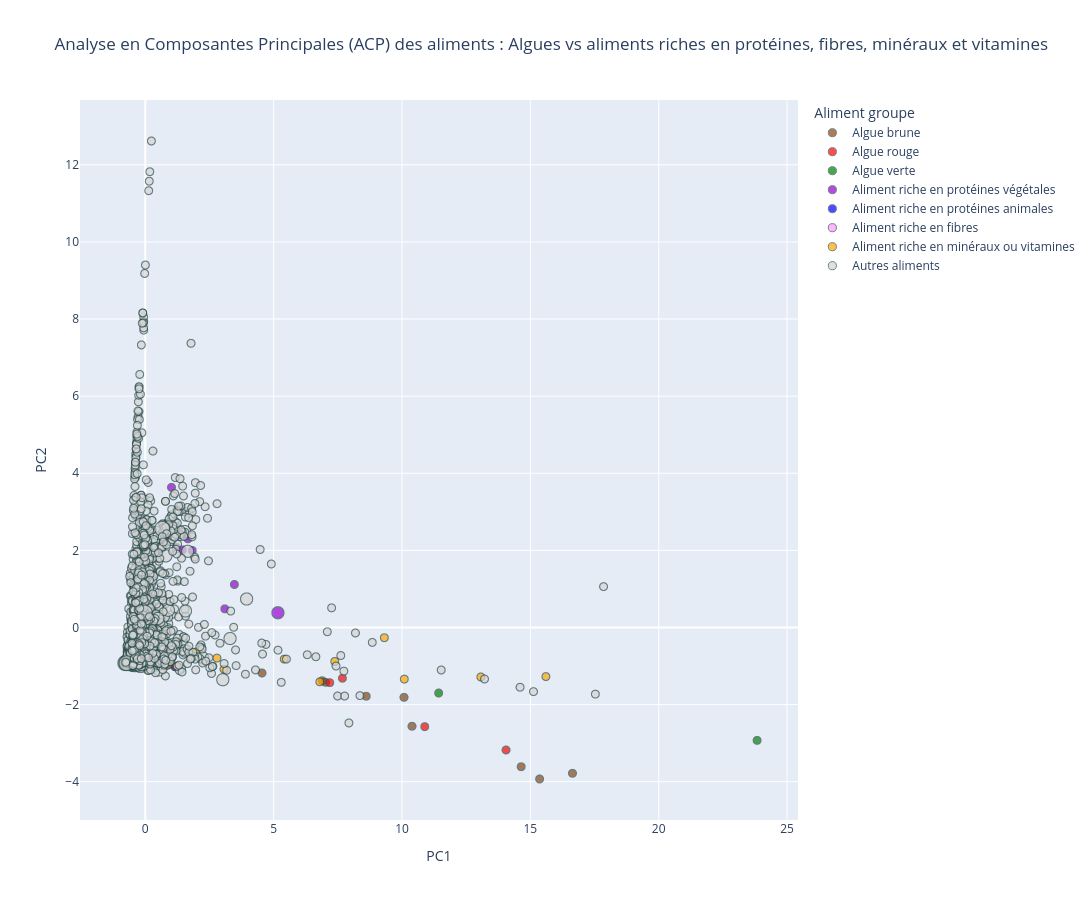

Notebook source saved alongside this figure:
### Markdown cell above
- PCA of ALL Foods
- highlighting SEAWEEDS (brown, red, green), Protein-rich foods (animal and plants + seaweeds) & Fibre-rich foods
- see legend for hightlight colors

### Code cell
import plotly.express as px
import pandas as pd

# Ensure boolean masks exist
pca_df['animal_protein'] = pca_df['alim_code'].isin(food_selection_animal_protein.keys())
pca_df['plant_protein']  = pca_df['alim_code'].isin(food_selection_plant_protein.keys())
pca_df['plant_protein']  = pca_df['alim_code'].isin(food_selection_plant_protein.keys())
pca_df['plant_fibre'] = pca_df['alim_code'].isin(food_selection_plant_fibre.keys())
pca_df['plant_min_vit'] = pca_df['alim_code'].isin(food_selection_plant_minerals_vitamins.keys())


pca_df['brown_seaweed'] = pca_df['alim_code'].isin(id_list_brown_seaweed)
pca_df['red_seaweed']   = pca_df['alim_code'].isin(id_list_red_seaweed)
pca_df['green_seaweed'] = pca_df['alim_code'].isin(id_list_green_seaweed)

# Combine all group labels into a single column for color
def assign_group(row):
    if row['brown_seaweed']:
        return 'Algue brune'
    elif row['red_seaweed']:
        return 'Algue rouge'
    elif row['green_seaweed']:
        return 'Algue verte'
    elif row['plant_protein']:
        return 'Aliment riche en protéines végétales'
    elif row['animal_protein']:
        return 'Aliment riche en protéines animales'
    elif row['plant_fibre']:
        return 'Aliment riche en fibres'
    elif row['plant_min_vit']:
        return 'Aliment riche en minéraux ou vitamines'
    else:
        return 'Autres aliments'

pca_df['Aliment groupe'] = pca_df.apply(assign_group, axis=1)

# Color map
color_map = {
    'Algue brune': 'saddlebrown',
    'Algue rouge': 'red',
    'Algue verte': 'green',
    'Aliment riche en protéines végétales': 'darkviolet',
    'Aliment riche en protéines animales': 'blue',
    'Aliment riche en protéines fibre': 'purple',
    'Aliment riche en minéraux ou vitamines': 'orange',
    'Autres aliments': 'lightgrey'
}

# Create interactive PCA plot
fig = px.scatter(
    pca_df,
    x='PC1',
    y='PC2',
    color='Aliment groupe',
    category_orders={    # add order to how names appear in legend
    'Aliment groupe': [
        'Algue brune',
        'Algue rouge',
        'Algue verte',
        'Aliment riche en protéines végétales',
        'Aliment riche en protéines animales',
        'Aliment riche en fibres',
        'Aliment riche en minéraux ou vitamines',
        'Autres aliments'
        ]
    },
    color_discrete_map=color_map,
    hover_name='seaweed_name_French',  # column name from df to use for food name on hover
    labels={'seaweed_name_French': 'Aliment'},  # change name of column as it appears when hovering
    title="Analyse en Composantes Principales (ACP) des aliments : Algues vs aliments riches en protéines, fibres, minéraux et vitamines"
)

fig.update_layout(width=1200, height=900) # make plot bigger

# Make markers bigger for seaweeds and proteins
marker_sizes = []
for g in pca_df['Aliment groupe']:
    if g in ['Algue brune', 'Algue rouge', 'Algue verte']:
        marker_sizes.append(15)
    elif g in ['Aliment riche en protéines végétales', 'Aliment riche en protéines animales', 'Aliment riche en fibres', 'Aliment riche en minéraux ou vitamines']:
        marker_sizes.append(12)
    else:
        marker_sizes.append(8)

fig.update_traces(marker=dict(size=marker_sizes, line=dict(width=1, color='DarkSlateGrey')))

# Show interactive plot
fig.show()

# Save interactive HTML (can be opened outside VS Code)
fig.write_html("pca_overall_seaweed_vs_proteins-fibre-mineral-vitamin-rich-foods.html")

### Figure 1 — Plotly figure (JSON) as saved in the notebook; plotly's stock layout.template omitted (floating-point values rounded to 4 significant figures; data arrays with more than 128 entries replaced by an {"elided": "..."} marker saying what was removed)
{"data": [{"hovertemplate": "<b>%{hovertext}</b><br><br>Aliment groupe=Algue brune<br>PC1=%{x}<br>PC2=%{y}<extra></extra>", "hovertext": [" Wakamé atlantique (Alaria esculenta) ", "Fucus vésiculeux (Fucus vesiculosus)", " Kombu ou kombu japonais (Laminaria japonica) ", " Ascophylle noueux ou goémon noir (Ascophyllum nodosum) ", " Kombu royal (Saccharina latissima) ", " Haricot de mer (Himanthalia elongata) ", " Kombu breton (Laminaria digitata) ", "Fucus vésiculeux (Fucus serratus)", " Wakamé (Undaria pinnatifida) "], "legendgroup": "Algue brune", "marker": {"color": "saddlebrown", "line": {"color": "DarkSlateGrey", "width": 1}, "size": {"elided": "3188 int values"}, "symbol": "circle"}, "mode": "markers", "name": "Algue brune", "showlegend": true, "type": "scattergl", "x": [16.64, 8.606, 10.39, 10.08, 14.64, 4.545, 15.36, 7.019, 6.892], "xaxis": "x", "y": [-3.781, -1.783, -2.562, -1.812, -3.611, -1.179, -3.93, -1.422, -1.38], "yaxis": "y"}, {"hovertemplate": "<b>%{hovertext}</b><br><br>Aliment groupe=Algue rouge<br>PC1=%{x}<br>PC2=%{y}<extra></extra>", "hovertext": [" Lichen de mer ou pioca ou goémon rouge (Chondrus crispus) ", " Dulse (Palmaria palmata) ", " Gracilaire ou ogonori (Gracilaria verrucosa) ", " Nori (Porphyra sp.) "], "legendgroup": "Algue rouge", "marker": {"color": "red", "line": {"color": "DarkSlateGrey", "width": 1}, "size": {"elided": "3188 int values"}, "symbol": "circle"}, "mode": "markers", "name": "Algue rouge", "showlegend": true, "type": "scattergl", "x": [7.186, 10.89, 14.05, 7.679], "xaxis": "x", "y": [-1.431, -2.572, -3.177, -1.317], "yaxis": "y"}, {"hovertemplate": "<b>%{hovertext}</b><br><br>Aliment groupe=Algue verte<br>PC1=%{x}<br>PC2=%{y}<extra></extra>", "hovertext": [" Ao-nori (Enteromorpha sp.) ", " Laitue de mer (Ulva sp.) "], "legendgroup": "Algue verte", "marker": {"color": "green", "line": {"color": "DarkSlateGrey", "width": 1}, "size": {"elided": "3188 int values"}, "symbol": "circle"}, "mode": "markers", "name": "Algue verte", "showlegend": true, "type": "scattergl", "x": [23.83, 11.43], "xaxis": "x", "y": [-2.928, -1.7], "yaxis": "y"}, {"hovertemplate": "<b>%{hovertext}</b><br><br>Aliment groupe=Aliment riche en protéines végétales<br>PC1=%{x}<br>PC2=%{y}<extra></extra>", "hovertext": [" Amande, grillée, salée ", " Noix du Brésil ", " Noix de cajou, grillée, non salée ", " Pois chiche, bouilli/cuit à l'eau ", " Haricot flageolet, bouilli/cuit à l'eau ", " Lin, brun, graine ", " Haricot blanc, bouilli/cuit à l'eau ", " Noisette ", " Lentille blonde, bouillie/cuite à l'eau ", " Lentille verte, bouillie/cuite à l'eau ", " Lentille corail, bouillie/cuite à l'eau ", " Beurre de cacahuète ou Pâte d'arachide ", " Cacahuète, grillée, salée ", " Pois d'angole, entier, cuit à la vapeur, prélevé à la Martinique ", " Galette ou pavé aux lentilles, soja et légumes, préemballé ", " Galette ou pavé au blé (seitan) et légumes, préemballé ", " Haricot rouge, bouilli/cuit à l'eau ", " Chia, graine, séchée ", " Soja, graine entière ", " Pois cassé, bouilli/cuit à l'eau ", " Tahin ou Purée de sésame ", " Tempeh ", " Noix, séchée, cerneaux "], "legendgroup": "Aliment riche en protéines végétales", "marker": {"color": "darkviolet", "line": {"color": "DarkSlateGrey", "width": 1}, "size": {"elided": "3188 int values"}, "symbol": "circle"}, "mode": "markers", "name": "Aliment riche en protéines végétales", "showlegend": true, "type": "scattergl", "x": [1.831, 1.021, 1.213, 0.487, 1.163, 3.471, 1.163, 1.441, 0.2967, 0.5691, 0.4944, 0.6869, 0.9447, -0.4879, 0.2248, -0.005919, 0.9075, 5.166, 3.098, 0.4339, 1.662, 0.5156, 0.7972], "xaxis": "x", "y": [1.998, 3.634, 2.079, -0.7728, -1.02, 1.116, -1.02, 2.012, -0.8484, -0.9014, -0.892, 2.68, 2.357, -0.5858, -0.5215, -0.3701, -0.9644, 0.3825, 0.4832, -0.8736, 2.3, -0.4705, 2.7], "yaxis": "y"}, {"hovertemplate": "<b>%{hovertext}</b><br><br>Aliment groupe=Aliment riche en protéines animales<br>PC1=%{x}<br>PC2=%{y}<extra></extra>", "hovertext": [" Boeuf, steak haché 10% MG, cuit ", " Boeuf, entrecôte, partie maigre, grillée/poêlée ", " Boeuf, faux-filet, grillé/poêlé ", " Boeuf, steak ou bifteck, grillé ", " Poulet, cuisse, viande, rôti/cuit au four ", " Poulet, filet, sans peau, sauté/poêlé ", " Poulet, filet, sans peau, sauté/poêlé, bio ", " Poulet, cuisse, viande et peau, rôtie/cuite au four ", " Cabillaud, cuit, sans précision (aliment moyen) ", " Canard, magret, grillé/poêlé ", " Oeuf, dur ", " Oeuf, à la coque ", " Sardine, à l'huile, appertisée, égouttée ", " Agneau, côte ou côtelette, grillée/poêlée (aliment moyen) ", " Maquereau, fumé ", " Dinde, escalope viennoise ou milanaise ou escalope panée ", " Porc, côte, grillée ", " Lapin, viande cuite ", " Saumon, cuit, sans précision (aliment moyen) ", " Terrine de fruits de mer, avec ou sans poisson, préemballée ", " Thon albacore ou thon jaune, au naturel, appertisé, égoutté "], "legendgroup": "Aliment riche en protéines animales", "marker": {"color": "blue", "line": {"color": "DarkSlateGrey", "width": 1}, "size": {"elided": "3188 int values"}, "symbol": "circle"}, "mode": "markers", "name": "Aliment riche en protéines animales", "showlegend": true, "type": "scattergl", "x": [0.01274, -0.01626, -0.0149, -0.07366, -0.1718, -0.1907, -0.1762, -0.1194, -0.3147, 0.1737, -0.2663, -0.05506, 0.5299, -0.1689, -0.1944, -0.3474, -0.1156, -0.141, -0.2598, 0.1333, -0.06391], "xaxis": "x", "y": [0.5001, 0.4554, 0.2493, -0.252, 0.0909, -0.2174, -0.2028, 0.4712, -0.4432, 0.3182, -0.06159, 0.02756, 0.3535, 0.02175, 0.9782, -0.07591, 0.4693, 0.1695, 0.2835, 0.1505, -0.3057], "yaxis": "y"}, {"hovertemplate": "<b>%{hovertext}</b><br><br>Aliment groupe=Aliment riche en fibres<br>PC1=%{x}<br>PC2=%{y}<extra></extra>", "hovertext": [" Abricot, dénoyauté, sec ", " Artichaut, appertisé, égoutté ", " Artichaut, cuit ", " Pain complet ou intégral (à la farine T150) ", " Brocoli, cuit ", " Chou de Bruxelles, cuit ", " Carotte, crue ", " Figue, sèche ", " Pain de mie, complet ", " Pain grillé suédois au blé complet "], "legendgroup": "Aliment riche en fibres", "marker": {"color": "#FF97FF", "line": {"color": "DarkSlateGrey", "width": 1}, "size": {"elided": "3188 int values"}, "symbol": "circle"}, "mode": "markers", "name": "Aliment riche en fibres", "showlegend": true, "type": "scattergl", "x": [0.397, -0.4407, 0.272, 0.3675, -0.4923, -0.3233, -0.4174, 0.7975, 0.4665, 0.3907], "xaxis": "x", "y": [-1.011, -0.9545, -1.038, -0.7875, -0.8566, -0.9321, -0.9528, -0.9934, -0.6027, -0.2378], "yaxis": "y"}, {"hovertemplate": "<b>%{hovertext}</b><br><br>Aliment groupe=Aliment riche en minéraux ou vitamines<br>PC1=%{x}<br>PC2=%{y}<extra></extra>", "hovertext": [" Basilic, séché ", " Basilic, frais ", " Aneth, frais ", " Gingembre, poudre ", " Gingembre, racine crue ", " Menthe, séchée ", " Menthe, fraîche ", " Origan, séché ", " Paprika ", " Persil, séché ", " Persil, frais ", " Romarin, frais ", " Sauge, séchée ", " Sauge, fraîche ", " Thym, frais ", " Curcuma, poudre "], "legendgroup": "Aliment riche en minéraux ou vitamines", "marker": {"color": "orange", "line": {"color": "DarkSlateGrey", "width": 1}, "size": {"elided": "3188 int values"}, "symbol": "circle"}, "mode": "markers", "name": "Aliment riche en minéraux ou vitamines", "showlegend": true, "type": "scattergl", "x": [15.61, 0.6214, 0.5219, 2.792, -0.4197, 13.07, 1.211, 10.09, 5.412, 7.381, 0.5591, 1.973, 9.313, 0.862, 3.067, 6.797], "xaxis": "x", "y": [-1.273, -0.8922, -0.8605, -0.7934, -0.9099, -1.283, -0.9942, -1.339, -0.8209, -0.8803, -0.9073, -0.6362, -0.2656, -0.978, -1.084, -1.409], "yaxis": "y"}, {"hovertemplate": "<b>%{hovertext}</b><br><br>Aliment groupe=Autres aliments<br>PC1=%{x}<br>PC2=%{y}<extra></extra>", "hovertext": {"elided": "3103 str values"}, "legendgroup": "Autres aliments", "marker": {"color": "lightgrey", "line": {"color": "DarkSlateGrey", "width": 1}, "size": {"elided": "3188 int values"}, "symbol": "circle"}, "mode": "markers", "name": "Autres aliments", "showlegend": true, "type": "scattergl", "x": {"elided": "3103 float values"}, "xaxis": "x", "y": {"elided": "3103 float values"}, "yaxis": "y"}], "layout": {"height": 900, "legend": {"title": {"text": "Aliment groupe"}, "tracegroupgap": 0}, "title": {"text": "Analyse en Composantes Principales (ACP) des aliments : Algues vs aliments riches en protéines, fibres, minéraux et vitamines"}, "width": 1200, "xaxis": {"anchor": "y", "domain": [0, 1], "title": {"text": "PC1"}}, "yaxis": {"anchor": "x", "domain": [0, 1], "title": {"text": "PC2"}}}}
